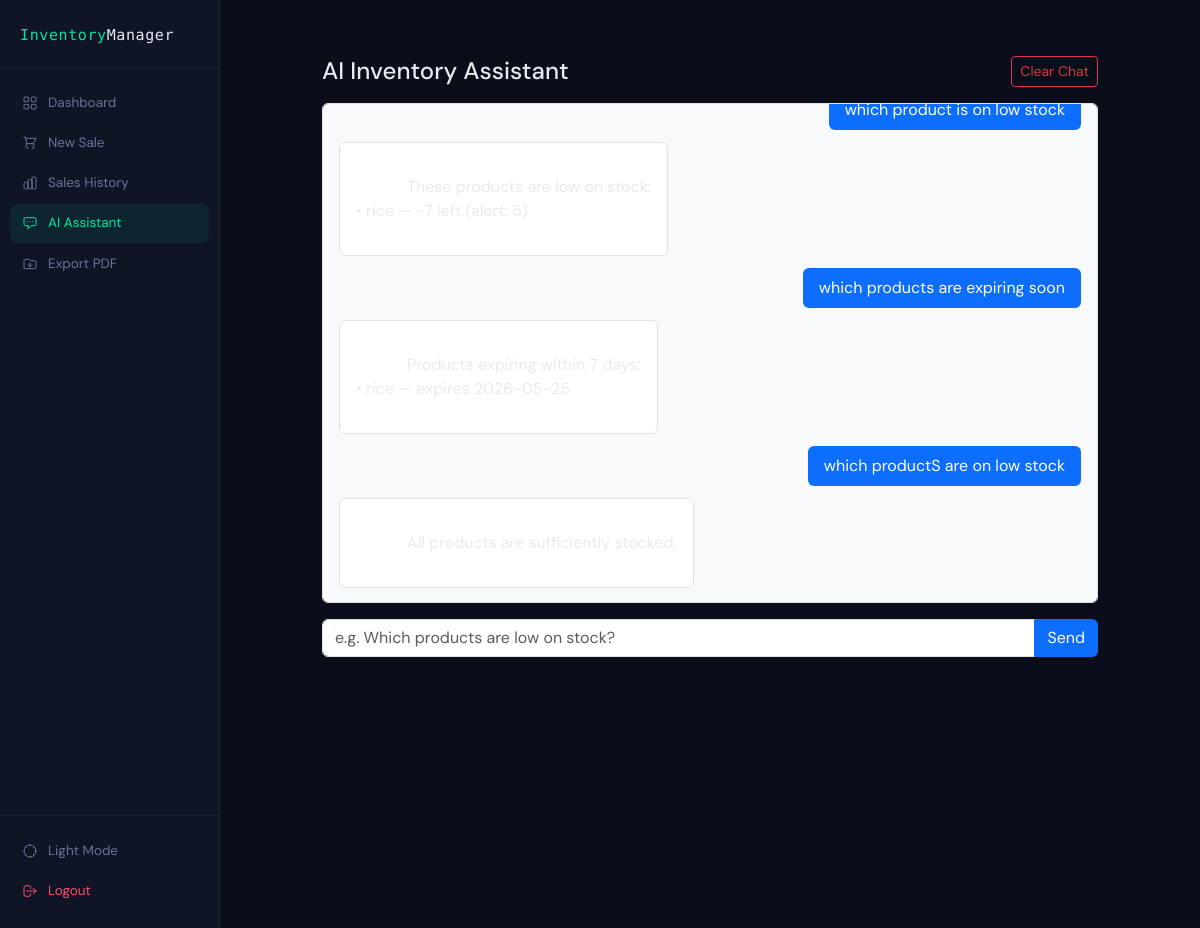
The app's page /chat/ (signed in) with its own data.
### products/models.py (models this page shows, shortened)
class ChatMessage(models.Model):
    ROLE_CHOICES = [('user', 'User'), ('assistant', 'Assistant')]
    user = models.ForeignKey(User, on_delete=models.CASCADE)
    role = models.CharField(max_length=10, choices=ROLE_CHOICES)
    content = models.TextField()
    created_at = models.DateTimeField(auto_now_add=True)

### products/views.py (the view, shortened to what this page needs)
# urls.py: path("chat/", chat_page, name="chat_page"),
@login_required(login_url="user_login")
def chat_page(request):
    history = ChatMessage.objects.filter(user=request.user).order_by("created_at")
    return render(request, "products/chat_page.html", {"history": history})

### products/templates/products/chat_page.html (shortened to what this page needs)
{% extends "products/base.html" %}
{% block content %}
<div class="container py-4" style="max-width: 800px;">
  <div class="d-flex justify-content-between align-items-center mb-3">
    <h4 class="mb-0">AI Inventory Assistant</h4>
    <a href="{% url 'clear_chat' %}" class="btn btn-sm btn-outline-danger">Clear Chat</a>
  </div>
  <div id="chat-window" class="border rounded p-3 mb-3 bg-light"
       style="height: 500px; overflow-y: auto; display: flex; flex-direction: column; gap: 12px;">
    {% for msg in history %}
      {% if msg.role == "user" %}
        <div class="d-flex justify-content-end">
          <div class="bg-primary text-white rounded px-3 py-2" style="max-width: 75%;">
            {{ msg.content }}
          </div>
        </div>
      {% else %}
        <div class="d-flex justify-content-start">
          <div class="bg-white border rounded px-3 py-2" style="max-width: 75%; white-space: pre-wrap;">
            {{ msg.content }}
          </div>
        </div>
      {% endif %}
    {% empty %}
      <p class="text-muted text-center mt-auto mb-auto">
        Ask me anything about your inventory, sales, or stock alerts.
      </p>
    {% endfor %}
  </div>
  <form method="POST">
    <div class="input-group">
      <input type="text" name="message" class="form-control"
             placeholder="e.g. Which products are low on stock?" autofocus required>
      <button class="btn btn-primary" type="submit">Send</button>
    </div>
  </form>
</div>
{% endblock %}

### products/templates/products/base.html (style rules this page uses)
:root { --bg: #0a0e1a; --bg2: #0f1525; --bg3: #151c30; --border: rgba(255,255,255,0.06); --accent: #00e5a0; --accent2: #0066ff; --danger: #ff4d6d; --warning: #ffb347; --text: #e8eaf0; --muted: #6b7399; --card: #111827; }
* { box-sizing: border-box; }
body { background: var(--bg); color: var(--text); font-family: 'DM Sans', sans-serif; min-height: 100vh; margin: 0; }

### records on screen
ChatMessage: content "which product is on low stock"
ChatMessage: content "These products are low on stock: • rice — -7 left (alert: 5)"
ChatMessage: content "which products are expiring soon"
ChatMessage: content "Products expiring within 7 days: • rice — expires 2026-05-25"
ChatMessage: content "which productS are on low stock"
ChatMessage: content "All products are sufficiently stocked."
